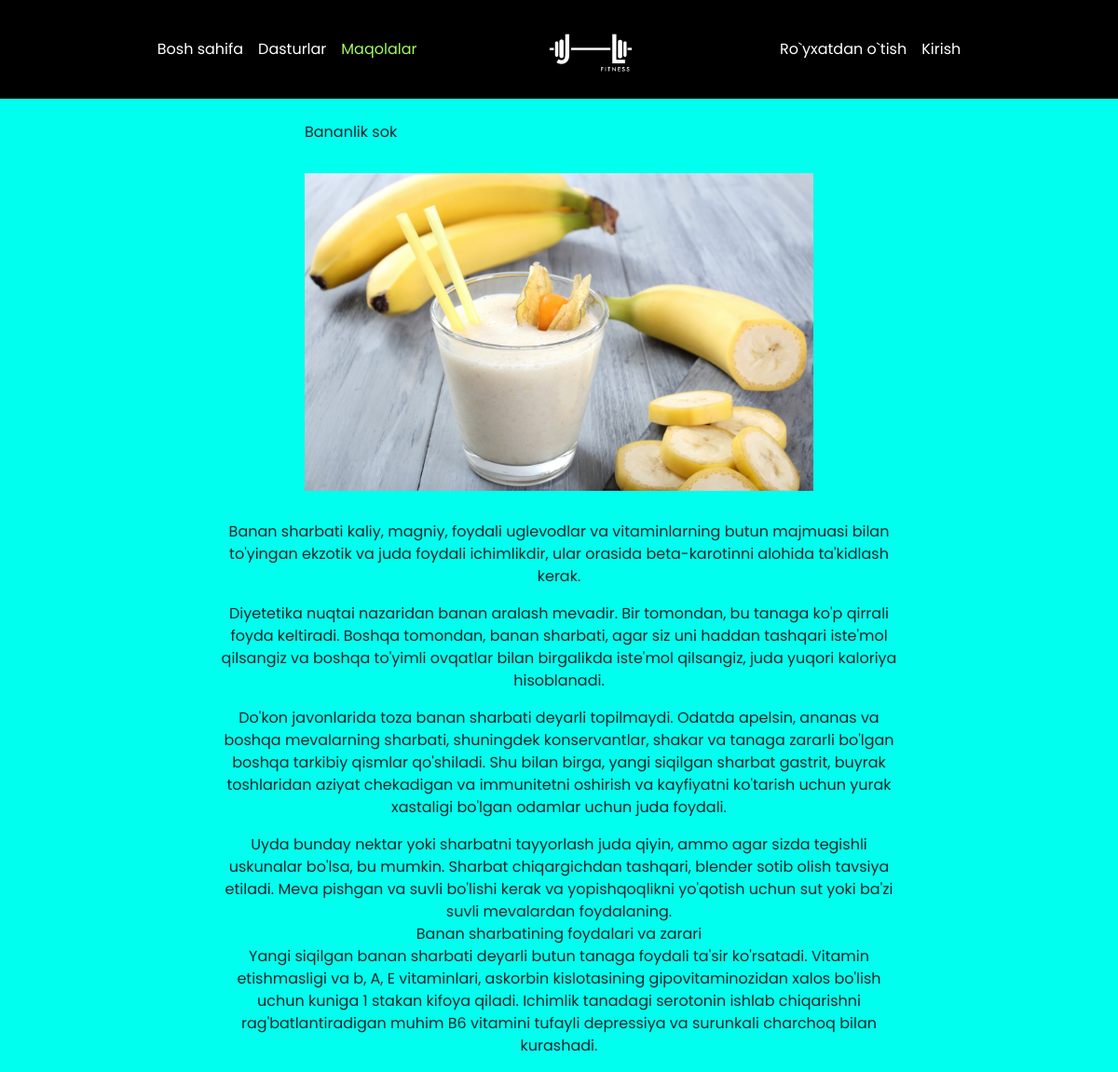
Screenshot of /article_detail/bananlik-sok/ with the database file from the repository.
### fitness_app/models.py (models this page shows, shortened)
class Article(models.Model):
    slug = models.SlugField()
    title = models.CharField(max_length=255)
    picture = models.ImageField(upload_to='articles/')
    context = RichTextUploadingField()

### fitness_app/views.py (the view)
# urls.py: path('article_detail/<slug:slug>/', views.article_detail_page, name="article_detail"),
def article_detail_page(request, slug):
    article = Article.objects.get(slug=slug)
    context = {
        'article_item': article,
        'article': 'active',
    }
    if request.user.is_authenticated:
        is_liked = Favorite.objects.filter(favorite_slug=slug, user=request.user).exists()
        is_liked = 'solid' if is_liked else 'regular'
    else:
        is_liked = None
    context['is_liked'] = is_liked
    return render(request, 'article_detail.html', context)

### templates/article_detail.html (shortened to what this page needs)
{% extends 'main.html' %}
{% load static %}
{% block content %}
<section class="container mt-4">
    <div class="row justify-content-center">
        <div class="col-12 col-md-8 col-lg-6">
          <div class="d-flex justify-content-between align-items-center mb-3">
            <p class="text-center" data-type="Maqola" id="title_text">{{ article_item.title }}</p>
          </div>
          <center>
            <img src="/media/{{ article_item.picture }}" class="img-fluid">
          </center>
        </div>
        <div class="col-12 col-md-8 mt-3 p_content">
            <p>
                {{ article_item.context | safe }}
            </p>
        </div>
    </div>
</section>
{% endblock %}

### static/css/style.css (style rules this page uses)
* { margin: 0; padding: 0; box-sizing: border-box; font-family: 'Poppins', sans-serif; }
.p_content p { text-align: center; }

### rows the page displays
Article: title "Bananlik sok", picture (picture), context "Banan sharbati kaliy, magniy, foydali uglevodlar va vitaminlarning butun majmuasi bilan to'yingan ekzotik va juda foydali ichimlikdir, ular orasida beta-karotinni alohida ta'kidlash kerak. Diyetetika nuqtai nazaridan banan aralash mevadir. Bir tomondan, bu tanaga ko'p qirrali foyda keltiradi. Boshqa tomondan, banan sharbati, agar siz uni haddan tashqari iste'mol qilsangiz va boshqa to'yimli ovqatlar bilan birgalikda iste'mol qilsangiz, juda yuqori kaloriya hisoblanadi. Do'kon javonlarida toza banan sharbati deyarli topilmaydi. Odatda apelsin, ananas va boshqa mevalarning sharbati, shuningdek konservantlar, shakar va tanaga zararli bo'lgan boshqa tarkibiy qismlar qo'shiladi. Shu bilan birga,…"
